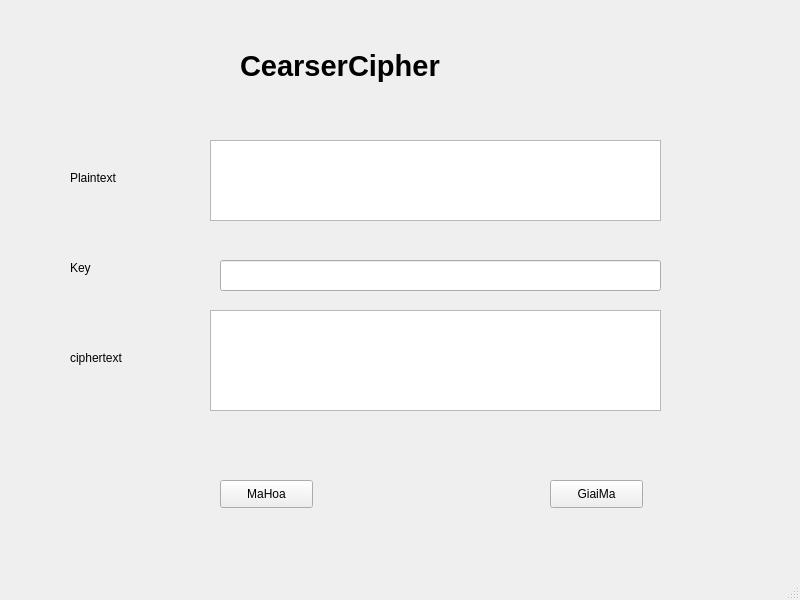
<?xml version="1.0" encoding="UTF-8"?>
<ui version="4.0">
 <class>MainWindow</class>
 <widget class="QMainWindow" name="MainWindow">
  <property name="geometry">
   <rect>
    <x>0</x>
    <y>0</y>
    <width>800</width>
    <height>600</height>
   </rect>
  </property>
  <property name="windowTitle">
   <string>MainWindow</string>
  </property>
  <widget class="QWidget" name="centralwidget">
   <widget class="QLabel" name="label">
    <property name="geometry">
     <rect>
      <x>70</x>
      <y>170</y>
      <width>55</width>
      <height>16</height>
     </rect>
    </property>
    <property name="text">
     <string>Plaintext</string>
    </property>
   </widget>
   <widget class="QLabel" name="label_2">
    <property name="geometry">
     <rect>
      <x>70</x>
      <y>350</y>
      <width>55</width>
      <height>16</height>
     </rect>
    </property>
    <property name="text">
     <string>ciphertext</string>
    </property>
   </widget>
   <widget class="QLabel" name="label_3">
    <property name="geometry">
     <rect>
      <x>240</x>
      <y>30</y>
      <width>281</width>
      <height>71</height>
     </rect>
    </property>
    <property name="font">
     <font>
      <pointsize>22</pointsize>
      <weight>75</weight>
      <bold>true</bold>
     </font>
    </property>
    <property name="text">
     <string>CearserCipher</string>
    </property>
   </widget>
   <widget class="QTextEdit" name="txt_plain_text">
    <property name="geometry">
     <rect>
      <x>210</x>
      <y>140</y>
      <width>451</width>
      <height>81</height>
     </rect>
    </property>
   </widget>
   <widget class="QTextEdit" name="txt_cipher_text">
    <property name="geometry">
     <rect>
      <x>210</x>
      <y>310</y>
      <width>451</width>
      <height>101</height>
     </rect>
    </property>
   </widget>
   <widget class="QPushButton" name="btn_encrypt">
    <property name="geometry">
     <rect>
      <x>220</x>
      <y>480</y>
      <width>93</width>
      <height>28</height>
     </rect>
    </property>
    <property name="text">
     <string>MaHoa</string>
    </property>
   </widget>
   <widget class="QPushButton" name="btn_decrypt">
    <property name="geometry">
     <rect>
      <x>550</x>
      <y>480</y>
      <width>93</width>
      <height>28</height>
     </rect>
    </property>
    <property name="text">
     <string>GiaiMa</string>
    </property>
   </widget>
   <widget class="QLabel" name="label_4">
    <property name="geometry">
     <rect>
      <x>70</x>
      <y>260</y>
      <width>55</width>
      <height>16</height>
     </rect>
    </property>
    <property name="text">
     <string>Key</string>
    </property>
   </widget>
   <widget class="QLineEdit" name="txt_key">
    <property name="geometry">
     <rect>
      <x>220</x>
      <y>260</y>
      <width>441</width>
      <height>31</height>
     </rect>
    </property>
   </widget>
  </widget>
  <widget class="QMenuBar" name="menubar">
   <property name="geometry">
    <rect>
     <x>0</x>
     <y>0</y>
     <width>800</width>
     <height>26</height>
    </rect>
   </property>
  </widget>
  <widget class="QStatusBar" name="statusbar"/>
 </widget>
 <resources/>
 <connections/>
</ui>
